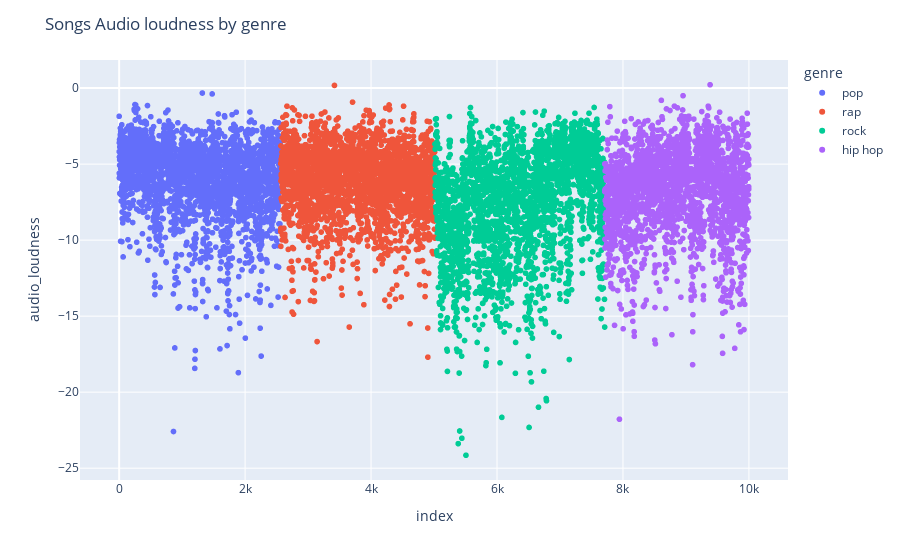

Notebook code cell kept with this figure:
### Markdown cell above
### Audio Loudness

### Code cell
fig = px.scatter(train_df, y="audio_loudness", color="genre")
fig.update_layout(title='Songs Audio loudness by genre')
fig.show()

### Figure 1 — Plotly figure (JSON) as saved in the notebook; plotly's stock layout.template omitted (floating-point values rounded to 4 significant figures; data arrays with more than 128 entries replaced by an {"elided": "..."} marker saying what was removed)
{"data": [{"hovertemplate": "genre=pop<br>index=%{x}<br>audio_loudness=%{y}<extra></extra>", "legendgroup": "pop", "marker": {"color": "#636efa", "symbol": "circle"}, "mode": "markers", "name": "pop", "showlegend": true, "type": "scattergl", "x": {"elided": "2565 int values"}, "xaxis": "x", "y": {"elided": "2565 float values"}, "yaxis": "y"}, {"hovertemplate": "genre=rap<br>index=%{x}<br>audio_loudness=%{y}<extra></extra>", "legendgroup": "rap", "marker": {"color": "#EF553B", "symbol": "circle"}, "mode": "markers", "name": "rap", "showlegend": true, "type": "scattergl", "x": {"elided": "2450 int values"}, "xaxis": "x", "y": {"elided": "2450 float values"}, "yaxis": "y"}, {"hovertemplate": "genre=rock<br>index=%{x}<br>audio_loudness=%{y}<extra></extra>", "legendgroup": "rock", "marker": {"color": "#00cc96", "symbol": "circle"}, "mode": "markers", "name": "rock", "showlegend": true, "type": "scattergl", "x": {"elided": "2696 int values"}, "xaxis": "x", "y": {"elided": "2696 float values"}, "yaxis": "y"}, {"hovertemplate": "genre=hip hop<br>index=%{x}<br>audio_loudness=%{y}<extra></extra>", "legendgroup": "hip hop", "marker": {"color": "#ab63fa", "symbol": "circle"}, "mode": "markers", "name": "hip hop", "showlegend": true, "type": "scattergl", "x": {"elided": "2289 int values"}, "xaxis": "x", "y": {"elided": "2289 float values"}, "yaxis": "y"}], "layout": {"legend": {"title": {"text": "genre"}, "tracegroupgap": 0}, "margin": {"t": 60}, "title": {"text": "Songs Audio loudness by genre"}, "xaxis": {"anchor": "y", "domain": [0, 1], "title": {"text": "index"}}, "yaxis": {"anchor": "x", "domain": [0, 1], "title": {"text": "audio_loudness"}}}}
